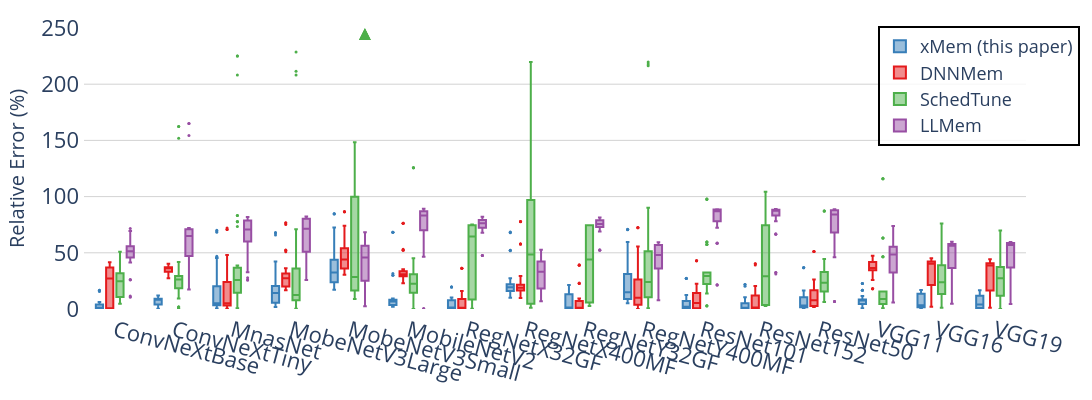

Notebook code for this chart:
### Markdown cell above
## Box Plot of Relative Error for RMSprop (Not included in the paper as space is limited)

### Code cell
fig = e_plot.plot_relative_error_in_box_diagram_with_verification_data(
    title="Evaluation-Relative Error Experiments Result across Estimators-RMSprop",
    data_dir=anova_dir,
    optimiser="RMSprop",
    overall_median=False,
    image_size=(2000, 400),
    font_size=20,
    legend_font_size=18,
    tickfont_size=22,
    view_mode=view_mode
)
fig.show()

### Figure 1 — Plotly figure (JSON) as saved in the notebook; plotly's stock layout.template omitted (floating-point values rounded to 4 significant figures; data arrays with more than 128 entries replaced by an {"elided": "..."} marker saying what was removed)
{"data": [{"alignmentgroup": "True", "hovertemplate": "Estimator=xMem (this paper)<br>Model=%{x}<br>Error=%{y}<extra></extra>", "legendgroup": "xMem (this paper)", "marker": {"color": "#377eb8", "size": 3}, "name": "xMem (this paper)", "notched": false, "offsetgroup": "xMem (this paper)", "orientation": "v", "showlegend": true, "type": "box", "x": {"elided": "666 str values"}, "x0": " ", "xaxis": "x", "y": {"elided": "666 float values"}, "y0": " ", "yaxis": "y"}, {"alignmentgroup": "True", "hovertemplate": "Estimator=DNNMem<br>Model=%{x}<br>Error=%{y}<extra></extra>", "legendgroup": "DNNMem", "marker": {"color": "#e41a1c", "size": 3}, "name": "DNNMem", "notched": false, "offsetgroup": "DNNMem", "orientation": "v", "showlegend": true, "type": "box", "x": {"elided": "666 str values"}, "x0": " ", "xaxis": "x", "y": {"elided": "666 float values"}, "y0": " ", "yaxis": "y"}, {"alignmentgroup": "True", "hovertemplate": "Estimator=SchedTune<br>Model=%{x}<br>Error=%{y}<extra></extra>", "legendgroup": "SchedTune", "marker": {"color": "#4daf4a", "size": 3}, "name": "SchedTune", "notched": false, "offsetgroup": "SchedTune", "orientation": "v", "showlegend": true, "type": "box", "x": {"elided": "666 str values"}, "x0": " ", "xaxis": "x", "y": {"elided": "666 float values"}, "y0": " ", "yaxis": "y"}, {"alignmentgroup": "True", "hovertemplate": "Estimator=LLMem<br>Model=%{x}<br>Error=%{y}<extra></extra>", "legendgroup": "LLMem", "marker": {"color": "#984ea3", "size": 3}, "name": "LLMem", "notched": false, "offsetgroup": "LLMem", "orientation": "v", "showlegend": true, "type": "box", "x": {"elided": "666 str values"}, "x0": " ", "xaxis": "x", "y": {"elided": "666 float values"}, "y0": " ", "yaxis": "y"}], "layout": {"annotations": [{"align": "center", "font": {"color": "#4daf4a", "size": 20}, "showarrow": false, "text": "▲", "x": "MobeNetV3Small", "xanchor": "center", "xshift": 15, "y": 250, "yanchor": "bottom", "yshift": -20}, {"align": "center", "font": {"color": "#4daf4a", "size": 20}, "showarrow": false, "text": "▲", "x": "MobeNetV3Small", "xanchor": "center", "xshift": 15, "y": 250, "yanchor": "bottom", "yshift": -20}, {"align": "center", "font": {"color": "#4daf4a", "size": 20}, "showarrow": false, "text": "▲", "x": "MobeNetV3Small", "xanchor": "center", "xshift": 15, "y": 250, "yanchor": "bottom", "yshift": -20}], "boxmode": "group", "font": {"size": 20}, "height": 400, "legend": {"bgcolor": "rgba(255,255,255,0.8)", "bordercolor": "Black", "borderwidth": 2, "font": {"size": 18}, "orientation": "v", "title": {}, "tracegroupgap": 0, "x": 0.95, "xanchor": "center", "y": 0.58, "yanchor": "bottom"}, "margin": {"b": 50, "l": 60, "pad": 4, "r": 20, "t": 20}, "plot_bgcolor": "white", "title": {"x": 0.5}, "width": 2000, "xaxis": {"anchor": "y", "categoryarray": ["ConvNeXtBase", "ConvNeXtTiny", "MnasNet", "MobeNetV3Large", "MobeNetV3Small", "MobileNetV2", "RegNetX32GF", "RegNetX400MF", "RegNetY32GF", "RegNetY400MF", "ResNet101", "ResNet152", "ResNet50", "VGG11", "VGG16", "VGG19"], "categoryorder": "array", "domain": [0.0, 1.0], "showgrid": false, "tickangle": 15, "tickfont": {"size": 22}, "title": {"font": {"size": 20}}}, "yaxis": {"anchor": "x", "domain": [0.0, 1.0], "gridcolor": "LightGray", "range": [0, 250], "showgrid": true, "tickfont": {"size": 22}, "title": {"font": {"size": 20}, "text": "Relative Error (%)"}, "zeroline": false}}}
